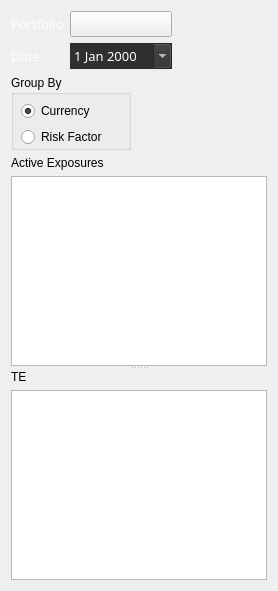
   <widget class="QWidget" name="">
    <layout class="QVBoxLayout" name="verticalLayout_8">
     <item>
      <layout class="QHBoxLayout" name="horizontalLayout_6">
       <item>
        <layout class="QVBoxLayout" name="verticalLayout_7">
         <item>
          <layout class="QFormLayout" name="formLayout">
           <property name="fieldGrowthPolicy">
            <enum>QFormLayout::AllNonFixedFieldsGrow</enum>
           </property>
           <item row="0" column="0">
            <widget class="QLabel" name="label">
             <property name="font">
              <font>
               <family>Bloomberg Prop Unicode N</family>
               <pointsize>10</pointsize>
              </font>
             </property>
             <property name="styleSheet">
              <string notr="true">color: rgb(255, 255, 255);</string>
             </property>
             <property name="text">
              <string>Portfolio</string>
             </property>
            </widget>
           </item>
           <item row="0" column="1">
            <widget class="QComboBox" name="comboBoxPortfolio">
             <property name="font">
              <font>
               <family>Bloomberg Prop Unicode N</family>
               <pointsize>10</pointsize>
              </font>
             </property>
             <property name="styleSheet">
              <string notr="true">color: rgb(255, 255, 255);</string>
             </property>
            </widget>
           </item>
           <item row="1" column="0">
            <widget class="QLabel" name="label_5">
             <property name="font">
              <font>
               <family>Bloomberg Prop Unicode N</family>
               <pointsize>10</pointsize>
              </font>
             </property>
             <property name="styleSheet">
              <string notr="true">color: rgb(255, 255, 255);</string>
             </property>
             <property name="text">
              <string>Date</string>
             </property>
            </widget>
           </item>
           <item row="1" column="1">
            <widget class="QDateEdit" name="dateEdit">
             <property name="palette">
              <palette>
               <active>
                <colorrole role="WindowText">
                 <brush brushstyle="SolidPattern">
                  <color alpha="255">
                   <red>255</red>
                   <green>255</green>
                   <blue>255</blue>
                  </color>
                 </brush>
                </colorrole>
                <colorrole role="Button">
                 <brush brushstyle="SolidPattern">
                  <color alpha="255">
                   <red>48</red>
                   <green>48</green>
                   <blue>48</blue>
                  </color>
                 </brush>
                </colorrole>
                <colorrole role="Text">
                 <brush brushstyle="SolidPattern">
                  <color alpha="255">
                   <red>255</red>
                   <green>255</green>
                   <blue>255</blue>
                  </color>
                 </brush>
                </colorrole>
                <colorrole role="ButtonText">
                 <brush brushstyle="SolidPattern">
                  <color alpha="255">
                   <red>255</red>
                   <green>255</green>
                   <blue>255</blue>
                  </color>
                 </brush>
                </colorrole>
                <colorrole role="Base">
                 <brush brushstyle="SolidPattern">
                  <color alpha="255">
                   <red>48</red>
                   <green>48</green>
                   <blue>48</blue>
                  </color>
                 </brush>
                </colorrole>
                <colorrole role="Window">
                 <brush brushstyle="SolidPattern">
                  <color alpha="255">
                   <red>48</red>
                   <green>48</green>
                   <blue>48</blue>
                  </color>
                 </brush>
                </colorrole>
                <colorrole role="Highlight">
                 <brush brushstyle="SolidPattern">
                  <color alpha="255">
                   <red>48</red>
                   <green>48</green>
                   <blue>48</blue>
                  </color>
                 </brush>
                </colorrole>
               </active>
               <inactive>
                <colorrole role="WindowText">
                 <brush brushstyle="SolidPattern">
                  <color alpha="255">
                   <red>255</red>
                   <green>255</green>
                   <blue>255</blue>
                  </color>
                 </brush>
                </colorrole>
                <colorrole role="Button">
                 <brush brushstyle="SolidPattern">
                  <color alpha="255">
                   <red>48</red>
                   <green>48</green>
                   <blue>48</blue>
                  </color>
                 </brush>
                </colorrole>
                <colorrole role="Text">
                 <brush brushstyle="SolidPattern">
                  <color alpha="255">
                   <red>255</red>
                   <green>255</green>
                   <blue>255</blue>
                  </color>
                 </brush>
                </colorrole>
                <colorrole role="ButtonText">
                 <brush brushstyle="SolidPattern">
                  <color alpha="255">
                   <red>255</red>
                   <green>255</green>
                   <blue>255</blue>
                  </color>
                 </brush>
                </colorrole>
                <colorrole role="Base">
                 <brush brushstyle="SolidPattern">
                  <color alpha="255">
                   <red>48</red>
                   <green>48</green>
                   <blue>48</blue>
                  </color>
                 </brush>
                </colorrole>
                <colorrole role="Window">
                 <brush brushstyle="SolidPattern">
                  <color alpha="255">
                   <red>48</red>
                   <green>48</green>
                   <blue>48</blue>
                  </color>
                 </brush>
                </colorrole>
                <colorrole role="Highlight">
                 <brush brushstyle="SolidPattern">
                  <color alpha="255">
                   <red>48</red>
                   <green>48</green>
                   <blue>48</blue>
                  </color>
                 </brush>
                </colorrole>
               </inactive>
               <disabled>
                <colorrole role="WindowText">
                 <brush brushstyle="SolidPattern">
                  <color alpha="255">
                   <red>255</red>
                   <green>255</green>
                   <blue>255</blue>
                  </color>
                 </brush>
                </colorrole>
                <colorrole role="Button">
                 <brush brushstyle="SolidPattern">
                  <color alpha="255">
                   <red>48</red>
                   <green>48</green>
                   <blue>48</blue>
                  </color>
                 </brush>
                </colorrole>
                <colorrole role="Text">
                 <brush brushstyle="SolidPattern">
                  <color alpha="255">
                   <red>255</red>
                   <green>255</green>
                   <blue>255</blue>
                  </color>
                 </brush>
                </colorrole>
                <colorrole role="ButtonText">
                 <brush brushstyle="SolidPattern">
                  <color alpha="255">
                   <red>255</red>
                   <green>255</green>
                   <blue>255</blue>
                  </color>
                 </brush>
                </colorrole>
                <colorrole role="Base">
                 <brush brushstyle="SolidPattern">
                  <color alpha="255">
                   <red>48</red>
                   <green>48</green>
                   <blue>48</blue>
                  </color>
                 </brush>
                </colorrole>
                <colorrole role="Window">
                 <brush brushstyle="SolidPattern">
                  <color alpha="255">
                   <red>48</red>
                   <green>48</green>
                   <blue>48</blue>
                  </color>
                 </brush>
                </colorrole>
                <colorrole role="Highlight">
                 <brush brushstyle="SolidPattern">
                  <color alpha="255">
                   <red>51</red>
                   <green>153</green>
                   <blue>255</blue>
                  </color>
                 </brush>
                </colorrole>
               </disabled>
              </palette>
             </property>
             <property name="font">
              <font>
               <family>Bloomberg Prop Unicode N</family>
               <pointsize>10</pointsize>
              </font>
             </property>
             <property name="accessibleName">
              <string/>
             </property>
             <property name="accessibleDescription">
              <string/>
             </property>
             <property name="autoFillBackground">
              <bool>true</bool>
             </property>
             <property name="styleSheet">
              <string notr="true">color: rgb(255, 255, 255);</string>
             </property>
             <property name="wrapping">
              <bool>false</bool>
             </property>
             <property name="frame">
              <bool>false</bool>
             </property>
             <property name="buttonSymbols">
              <enum>QAbstractSpinBox::UpDownArrows</enum>
             </property>
             <property name="calendarPopup">
              <bool>true</bool>
             </property>
            </widget>
           </item>
          </layout>
         </item>
         <item>
          <layout class="QHBoxLayout" name="horizontalLayout_5">
           <item>
            <widget class="QGroupBox" name="groupBox">
             <property name="minimumSize">
              <size>
               <width>120</width>
               <height>75</height>
              </size>
             </property>
             <property name="maximumSize">
              <size>
               <width>120</width>
               <height>16777215</height>
              </size>
             </property>
             <property name="title">
              <string>Group By</string>
             </property>
             <property name="checkable">
              <bool>false</bool>
             </property>
             <widget class="QRadioButton" name="radioButtonCurrency">
              <property name="geometry">
               <rect>
                <x>10</x>
                <y>26</y>
                <width>75</width>
                <height>20</height>
               </rect>
              </property>
              <property name="text">
               <string>Currency</string>
              </property>
              <property name="checked">
               <bool>true</bool>
              </property>
             </widget>
             <widget class="QRadioButton" name="radioButtonRiskFactor">
              <property name="geometry">
               <rect>
                <x>10</x>
                <y>52</y>
                <width>92</width>
                <height>20</height>
               </rect>
              </property>
              <property name="text">
               <string>Risk Factor</string>
              </property>
              <property name="checked">
               <bool>false</bool>
              </property>
             </widget>
            </widget>
           </item>
           <item>
            <spacer name="horizontalSpacer_5">
             <property name="orientation">
              <enum>Qt::Horizontal</enum>
             </property>
             <property name="sizeHint" stdset="0">
              <size>
               <width>40</width>
               <height>20</height>
              </size>
             </property>
            </spacer>
           </item>
          </layout>
         </item>
        </layout>
       </item>
       <item>
        <spacer name="horizontalSpacer_6">
         <property name="orientation">
          <enum>Qt::Horizontal</enum>
         </property>
         <property name="sizeHint" stdset="0">
          <size>
           <width>40</width>
           <height>20</height>
          </size>
         </property>
        </spacer>
       </item>
      </layout>
     </item>
     <item>
      <widget class="QSplitter" name="splitter">
       <property name="orientation">
        <enum>Qt::Vertical</enum>
       </property>
       <widget class="QWidget" name="layoutWidget">
        <layout class="QVBoxLayout" name="verticalLayout_5">
         <item>
          <widget class="QLabel" name="label_2">
           <property name="text">
            <string>Active Exposures</string>
           </property>
          </widget>
         </item>
         <item>
          <widget class="QTreeView" name="treeViewPositions">
           <property name="font">
            <font>
             <family>Bloomberg Prop Unicode N</family>
             <pointsize>10</pointsize>
            </font>
           </property>
           <property name="styleSheet">
            <string notr="true">color: rgb(255, 255, 255);
alternate-background-color: rgb(58, 58, 58);
gridline-color: rgb(100, 100, 100);</string>
           </property>
           <property name="alternatingRowColors">
            <bool>true</bool>
           </property>
          </widget>
         </item>
        </layout>
       </widget>
       <widget class="QWidget" name="layoutWidget">
        <layout class="QVBoxLayout" name="verticalLayout_6">
         <item>
          <widget class="QLabel" name="label_4">
           <property name="text">
            <string>TE</string>
           </property>
          </widget>
         </item>
         <item>
          <widget class="QTreeView" name="treeViewTE"/>
         </item>
        </layout>
       </widget>
      </widget>
     </item>
    </layout>
   </widget>
